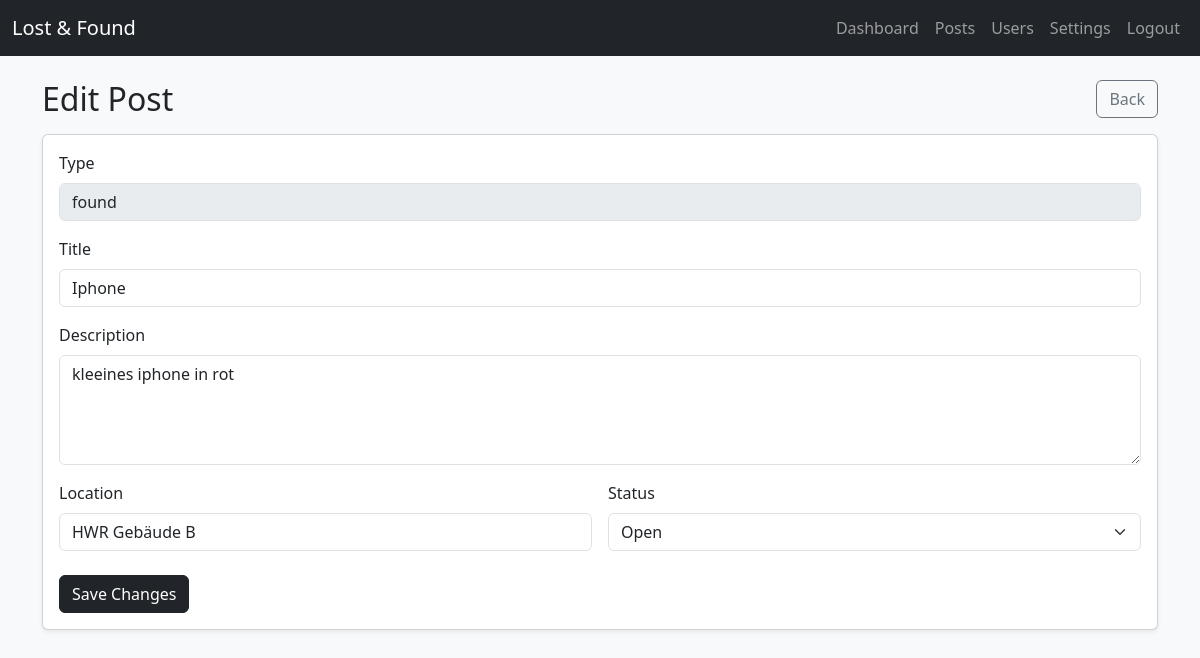
Page /student/post/1/edit (signed in) on the committed database.
### db.py (models this page shows)
class ItemPost(db.Model):
    __tablename__ = "item_posts"
    id = db.Column(db.Integer, primary_key=True)
    post_type = db.Column(db.String(10), nullable=False)  # "lost" / "found"
    title = db.Column(db.String(200), nullable=False)
    description = db.Column(db.Text, nullable=False)
    location = db.Column(db.String(200))
    status = db.Column(db.String(20), default="open")  # open/claimed/closed
    created_by = db.Column(db.Integer, db.ForeignKey("users.id"), nullable=False)
    created_at = db.Column(db.DateTime, default=datetime.utcnow)
    creator = db.relationship("User", backref="posts")

### app.py (the view, shortened to what this page needs)
@app.route("/student/post/<int:post_id>/edit", methods=["GET", "POST"])
@login_required
def student_edit_post(post_id: int):
    post = ItemPost.query.get(post_id)
    if not post:
        return redirect(url_for("student_dashboard"))
    if post.created_by != session["user_id"]:
        return redirect(url_for("student_dashboard"))
    error = None
    return render_template("student/post_form.html", mode="edit", error=error, post=post)

### app.py (called while the page is built)
def login_required(f):
    from functools import wraps
    @wraps(f)
    def wrapper(*args, **kwargs):
        if "user_id" not in session:
            return redirect(url_for("login"))
        return f(*args, **kwargs)
    return wrapper

### templates/student/post_form.html (shortened to what this page needs)
{% extends 'base.html' %}
{% block content %}
<div class="d-flex justify-content-between align-items-center mb-3">
  <h2 class="mb-0">{% if mode == "edit" %}Edit Post{% else %}Create Post{% endif %}</h2>
  <a class="btn btn-outline-secondary" href="{{ url_for('student_dashboard') }}">Back</a>
</div>
<div class="card shadow-sm">
  <div class="card-body">
    <form method="post">
      {% if mode == "new" %}
        <div class="mb-3">
          <label class="form-label">Type</label>
          <select name="post_type" class="form-select" required>
            <option value="" selected disabled>Choose...</option>
            <option value="lost">Lost</option>
            <option value="found">Found</option>
          </select>
        </div>
      {% else %}
        <div class="mb-3">
          <label class="form-label">Type</label>
          <input class="form-control" value="{{ post.post_type }}" disabled>
        </div>
      {% endif %}
      <div class="mb-3">
        <label class="form-label">Title</label>
        <input name="title" class="form-control" required
               value="{{ post.title if post else '' }}">
      </div>
      <div class="mb-3">
        <label class="form-label">Description</label>
        <textarea name="description" class="form-control" rows="4" required>{{ post.description if post else '' }}</textarea>
      </div>
      <div class="row g-3">
        <div class="col-md-6">
          <label class="form-label">Location</label>
          <input name="location" class="form-control"
                 value="{{ post.location if post and post.location else '' }}">
        </div>
        <div class="col-md-6">
          <label class="form-label">Status</label>
          <select name="status" class="form-select" {% if mode == "new" %}disabled{% endif %}>
            <option value="open"    {% if post and post.status == "open" %}selected{% endif %}>Open</option>
          </select>
        </div>
      </div>
      <div class="mt-4">
        <button class="btn btn-dark" type="submit">
          {% if mode == "edit" %}Save Changes{% else %}Create{% endif %}
        </button>
      </div>
    </form>
  </div>
</div>
{% endblock %}

### rows in the picture
ItemPost: post_type "found", title "Iphone", description "kleeines iphone in rot", location "HWR Gebäude B", status "Open"
